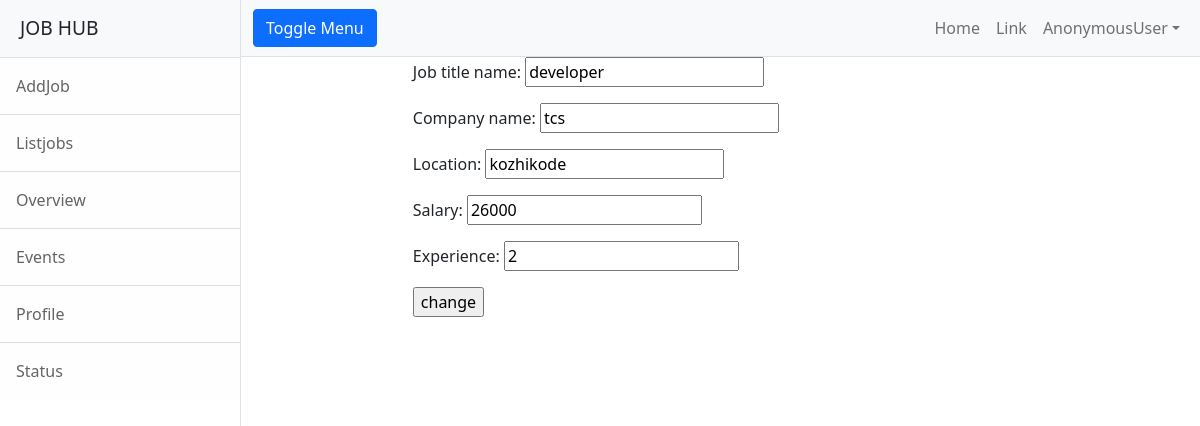
Page /employer/jobs/change/11 on the committed database.
### employer/models.py (models this page shows, shortened)
class Jobs(models.Model):
    job_title_name=models.CharField(max_length=150)
    company_name=models.CharField(max_length=150)
    location=models.CharField(max_length=150)
    salary=models.PositiveBigIntegerField(null=True)
    experience=models.PositiveBigIntegerField(default=0)

### employer/views.py (the view)
# urls.py: path('jobs/change/<int:id>', views.JobEditView.as_view(), name="emp-editjob"),
class  JobEditView(UpdateView):
    model=Jobs
    form_class=JobForm
    template_name = 'emp-editjob.html'
    success_url = reverse_lazy('emp-alljobs')
    pk_url_kwarg = "id"

### employer/forms.py
class JobForm(forms.ModelForm):
    class Meta:
        model=Jobs
        fields="__all__"

### employer/templates/emp-editjob.html (shortened to what this page needs)
{%extends 'base.html'%}
{%block body_block%}
<div class="row">
    <div class="col-2"></div>
    <div class="col-8">
        <form action="" method="post">
           {{form.as_p}}
            <input type="submit" value="change">
        </form>
    </div>
    <div class="col-2"></div>
</div>
{%endblock%}

### rows in the picture
Jobs: job_title_name "developer", company_name "tcs", location "kozhikode", salary "26000", experience "2"

### other values in the picture
{{ request.user }} "AnonymousUser"
